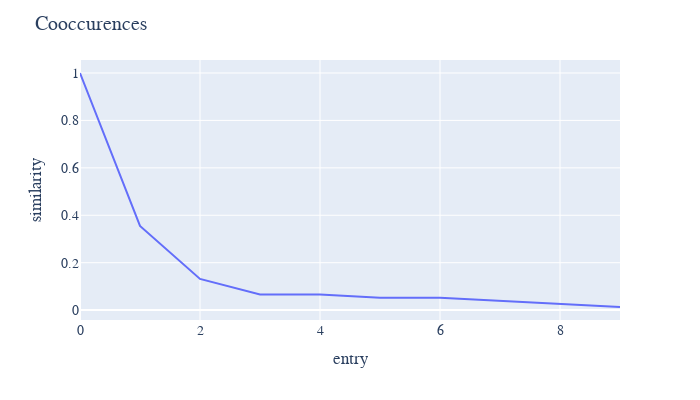
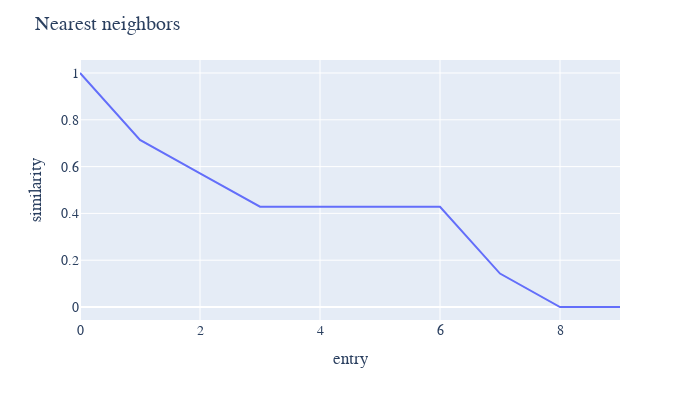
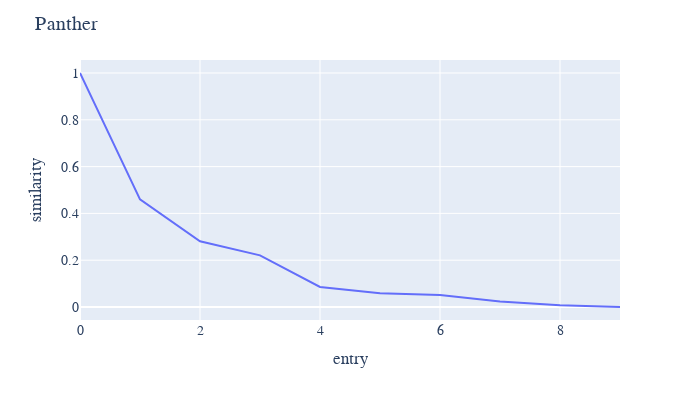
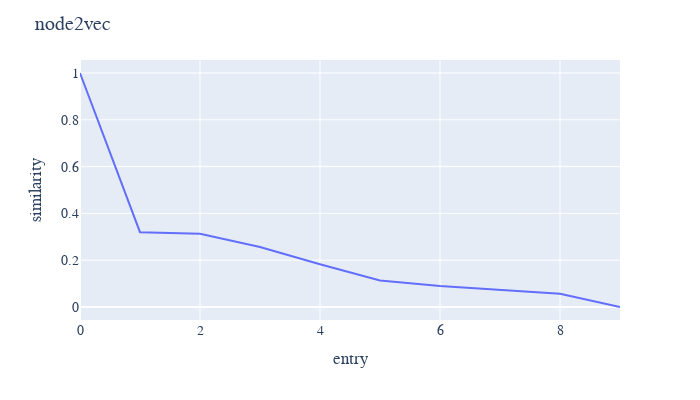

Notebook source saved alongside these figures, in order:
### Code cell
for method in METHODS:
    plot_line('tomato', method)

### Figure 1 — Plotly figure (JSON) as saved in the notebook; plotly's stock layout.template omitted (floating-point values rounded to 4 significant figures)
{"data": [{"hovertemplate": "entry=%{x}<br>similarity=%{y}<extra></extra>", "legendgroup": "", "line": {"color": "#636efa", "dash": "solid"}, "marker": {"symbol": "circle"}, "mode": "lines", "name": "", "orientation": "v", "showlegend": false, "type": "scatter", "x": [0, 1, 2, 3, 4, 5, 6, 7, 8, 9], "xaxis": "x", "y": [1, 0.3553, 0.1316, 0.06579, 0.06579, 0.05263, 0.05263, 0.03947, 0.02632, 0.01316], "yaxis": "y"}], "layout": {"font": {"family": "CMU Serif", "size": 14}, "height": 400, "legend": {"tracegroupgap": 0}, "margin": {"t": 60}, "showlegend": false, "title": {"text": "Cooccurences"}, "width": 700, "xaxis": {"anchor": "y", "domain": [0, 1], "title": {"text": "entry"}}, "yaxis": {"anchor": "x", "domain": [0, 1], "title": {"text": "similarity"}}}}

### Figure 2 — Plotly figure (JSON) as saved in the notebook; plotly's stock layout.template omitted (floating-point values rounded to 4 significant figures)
{"data": [{"hovertemplate": "entry=%{x}<br>similarity=%{y}<extra></extra>", "legendgroup": "", "line": {"color": "#636efa", "dash": "solid"}, "marker": {"symbol": "circle"}, "mode": "lines", "name": "", "orientation": "v", "showlegend": false, "type": "scatter", "x": [0, 1, 2, 3, 4, 5, 6, 7, 8, 9], "xaxis": "x", "y": [1, 0.7143, 0.5714, 0.4286, 0.4286, 0.4286, 0.4286, 0.1429, 0, 0], "yaxis": "y"}], "layout": {"font": {"family": "CMU Serif", "size": 14}, "height": 400, "legend": {"tracegroupgap": 0}, "margin": {"t": 60}, "showlegend": false, "title": {"text": "Nearest neighbors"}, "width": 700, "xaxis": {"anchor": "y", "domain": [0, 1], "title": {"text": "entry"}}, "yaxis": {"anchor": "x", "domain": [0, 1], "title": {"text": "similarity"}}}}

### Figure 3 — Plotly figure (JSON) as saved in the notebook; plotly's stock layout.template omitted (floating-point values rounded to 4 significant figures)
{"data": [{"hovertemplate": "entry=%{x}<br>similarity=%{y}<extra></extra>", "legendgroup": "", "line": {"color": "#636efa", "dash": "solid"}, "marker": {"symbol": "circle"}, "mode": "lines", "name": "", "orientation": "v", "showlegend": false, "type": "scatter", "x": [0, 1, 2, 3, 4, 5, 6, 7, 8, 9], "xaxis": "x", "y": [1, 0.4599, 0.281, 0.2208, 0.08577, 0.05839, 0.05109, 0.02372, 0.007299, 0], "yaxis": "y"}], "layout": {"font": {"family": "CMU Serif", "size": 14}, "height": 400, "legend": {"tracegroupgap": 0}, "margin": {"t": 60}, "showlegend": false, "title": {"text": "Panther"}, "width": 700, "xaxis": {"anchor": "y", "domain": [0, 1], "title": {"text": "entry"}}, "yaxis": {"anchor": "x", "domain": [0, 1], "title": {"text": "similarity"}}}}

### Figure 4 — Plotly figure (JSON) as saved in the notebook; plotly's stock layout.template omitted (floating-point values rounded to 4 significant figures)
{"data": [{"hovertemplate": "entry=%{x}<br>similarity=%{y}<extra></extra>", "legendgroup": "", "line": {"color": "#636efa", "dash": "solid"}, "marker": {"symbol": "circle"}, "mode": "lines", "name": "", "orientation": "v", "showlegend": false, "type": "scatter", "x": [0, 1, 2, 3, 4, 5, 6, 7, 8, 9], "xaxis": "x", "y": [1, 0.3197, 0.3127, 0.2562, 0.1826, 0.1135, 0.09021, 0.0737, 0.05656, 0], "yaxis": "y"}], "layout": {"font": {"family": "CMU Serif", "size": 14}, "height": 400, "legend": {"tracegroupgap": 0}, "margin": {"t": 60}, "showlegend": false, "title": {"text": "node2vec"}, "width": 700, "xaxis": {"anchor": "y", "domain": [0, 1], "title": {"text": "entry"}}, "yaxis": {"anchor": "x", "domain": [0, 1], "title": {"text": "similarity"}}}}
